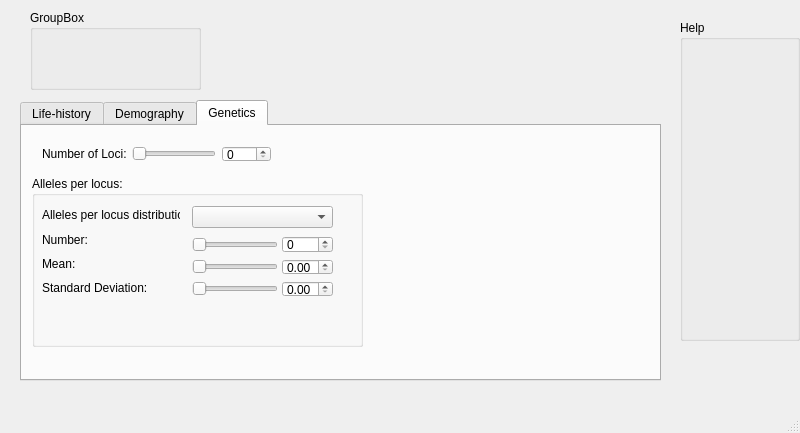
<?xml version="1.0" encoding="UTF-8"?>
<ui version="4.0">
 <class>MainWindow</class>
 <widget class="QMainWindow" name="MainWindow">
  <property name="geometry">
   <rect>
    <x>0</x>
    <y>0</y>
    <width>800</width>
    <height>433</height>
   </rect>
  </property>
  <property name="windowTitle">
   <string>MainWindow</string>
  </property>
  <widget class="QWidget" name="centralwidget">
   <widget class="QGroupBox" name="groupBox">
    <property name="geometry">
     <rect>
      <x>680</x>
      <y>20</y>
      <width>120</width>
      <height>321</height>
     </rect>
    </property>
    <property name="title">
     <string>Help</string>
    </property>
   </widget>
   <widget class="QTabWidget" name="tabWidget_2">
    <property name="geometry">
     <rect>
      <x>20</x>
      <y>100</y>
      <width>641</width>
      <height>281</height>
     </rect>
    </property>
    <property name="currentIndex">
     <number>2</number>
    </property>
    <widget class="QWidget" name="tab_3">
     <attribute name="title">
      <string>Life-history</string>
     </attribute>
    </widget>
    <widget class="QWidget" name="tab_4">
     <attribute name="title">
      <string>Demography</string>
     </attribute>
    </widget>
    <widget class="QWidget" name="tab_5">
     <attribute name="title">
      <string>Genetics</string>
     </attribute>
     <widget class="QLabel" name="label">
      <property name="geometry">
       <rect>
        <x>20</x>
        <y>20</y>
        <width>91</width>
        <height>16</height>
       </rect>
      </property>
      <property name="text">
       <string>Number of Loci:</string>
      </property>
     </widget>
     <widget class="QGroupBox" name="groupBox_3">
      <property name="geometry">
       <rect>
        <x>10</x>
        <y>50</y>
        <width>331</width>
        <height>171</height>
       </rect>
      </property>
      <property name="title">
       <string>Alleles per locus:</string>
      </property>
      <widget class="QComboBox" name="comboBox">
       <property name="geometry">
        <rect>
         <x>160</x>
         <y>30</y>
         <width>141</width>
         <height>22</height>
        </rect>
       </property>
      </widget>
      <widget class="QWidget" name="">
       <property name="geometry">
        <rect>
         <x>10</x>
         <y>30</y>
         <width>138</width>
         <height>91</height>
        </rect>
       </property>
       <layout class="QVBoxLayout" name="verticalLayout">
        <item>
         <widget class="QLabel" name="label_2">
          <property name="text">
           <string>Alleles per locus distribution:</string>
          </property>
         </widget>
        </item>
        <item>
         <widget class="QLabel" name="label_3">
          <property name="text">
           <string>Number:</string>
          </property>
         </widget>
        </item>
        <item>
         <widget class="QLabel" name="label_4">
          <property name="text">
           <string>Mean:</string>
          </property>
         </widget>
        </item>
        <item>
         <widget class="QLabel" name="label_5">
          <property name="text">
           <string>Standard Deviation:</string>
          </property>
         </widget>
        </item>
       </layout>
      </widget>
      <widget class="QWidget" name="">
       <property name="geometry">
        <rect>
         <x>160</x>
         <y>60</y>
         <width>86</width>
         <height>61</height>
        </rect>
       </property>
       <layout class="QVBoxLayout" name="verticalLayout_2">
        <item>
         <widget class="QSlider" name="horizontalSlider">
          <property name="orientation">
           <enum>Qt::Horizontal</enum>
          </property>
         </widget>
        </item>
        <item>
         <widget class="QSlider" name="horizontalSlider_2">
          <property name="orientation">
           <enum>Qt::Horizontal</enum>
          </property>
         </widget>
        </item>
        <item>
         <widget class="QSlider" name="horizontalSlider_3">
          <property name="orientation">
           <enum>Qt::Horizontal</enum>
          </property>
         </widget>
        </item>
       </layout>
      </widget>
      <widget class="QWidget" name="">
       <property name="geometry">
        <rect>
         <x>250</x>
         <y>60</y>
         <width>51</width>
         <height>61</height>
        </rect>
       </property>
       <layout class="QVBoxLayout" name="verticalLayout_3">
        <item>
         <widget class="QSpinBox" name="spinBox"/>
        </item>
        <item>
         <widget class="QDoubleSpinBox" name="doubleSpinBox_2"/>
        </item>
        <item>
         <widget class="QDoubleSpinBox" name="doubleSpinBox"/>
        </item>
       </layout>
      </widget>
     </widget>
     <widget class="QSlider" name="horizontalSlider_4">
      <property name="geometry">
       <rect>
        <x>110</x>
        <y>20</y>
        <width>84</width>
        <height>16</height>
       </rect>
      </property>
      <property name="orientation">
       <enum>Qt::Horizontal</enum>
      </property>
     </widget>
     <widget class="QSpinBox" name="spinBox_2">
      <property name="geometry">
       <rect>
        <x>200</x>
        <y>20</y>
        <width>49</width>
        <height>16</height>
       </rect>
      </property>
     </widget>
    </widget>
   </widget>
   <widget class="QGroupBox" name="groupBox_2">
    <property name="geometry">
     <rect>
      <x>30</x>
      <y>10</y>
      <width>171</width>
      <height>80</height>
     </rect>
    </property>
    <property name="title">
     <string>GroupBox</string>
    </property>
   </widget>
  </widget>
  <widget class="QMenuBar" name="menubar">
   <property name="geometry">
    <rect>
     <x>0</x>
     <y>0</y>
     <width>800</width>
     <height>21</height>
    </rect>
   </property>
  </widget>
  <widget class="QStatusBar" name="statusbar"/>
 </widget>
 <resources/>
 <connections/>
</ui>
